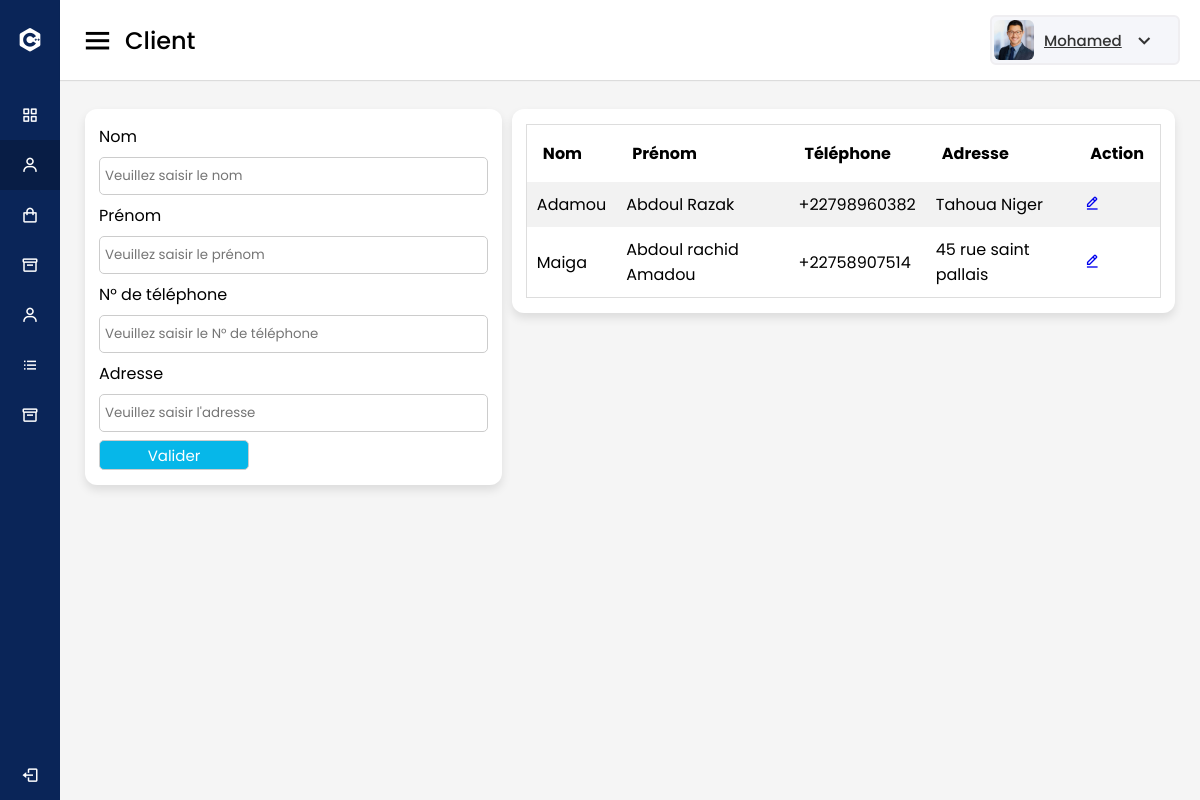
The app's page /vue/client.php with its own data.
### tables this page shows
CREATE TABLE `client` (
  `id` int(11) NOT NULL,
  `nom` varchar(30) NOT NULL,
  `prenom` varchar(30) NOT NULL,
  `telephone` varchar(30) NOT NULL,
  `adresse` varchar(50) NOT NULL
);

### model/function.php (called while the page is built, shortened)
<?php
function getClient($id = null)
{
    if (!empty($id)) {
        $sql = "SELECT * FROM client WHERE id=?";
        $req = $GLOBALS['connexion']->prepare($sql);
        $req->execute(array($id));
        return $req->fetch();
    } else {
        $sql = "SELECT * FROM client";
        $req = $GLOBALS['connexion']->prepare($sql);
        $req->execute();
        return $req->fetchAll();
    }
}

### vue/client.php (the view, shortened to what this page needs)
<?php
include 'entete.php';
?>
<div class="home-content">
    <div class="overview-boxes">
        <div class="box">
            <form action=" <?= !empty($_GET['id']) ?  "../model/modifClient.php" : "../model/ajoutClient.php" ?>" method="post">
                <label for="nom">Nom</label>
                <input value="<?= !empty($_GET['id']) ?  $client['nom'] : "" ?>" type="text" name="nom" id="nom" placeholder="Veuillez saisir le nom">
                <label for="prenom">Prénom</label>
                <input value="<?= !empty($_GET['id']) ?  $client['prenom'] : "" ?>" type="text" name="prenom" id="prenom" placeholder="Veuillez saisir le prénom">
                <label for="telephone">N° de téléphone</label>
                <input value="<?= !empty($_GET['id']) ?  $client['telephone'] : "" ?>" type="text" name="telephone" id="telephone" placeholder="Veuillez saisir le N° de téléphone">
                <label for="adresse">Adresse</label>
                <input value="<?= !empty($_GET['id']) ?  $client['adresse'] : "" ?>" type="text" name="adresse" id="adresse" placeholder="Veuillez saisir l'adresse">
                <button type="submit">Valider</button>
            </form>
        </div>
        <div class="box">
            <table class="mtable">
                <tr>
                    <th>Nom</th>
                    <th>Prénom</th>
                    <th>Téléphone</th>
                    <th>Adresse</th>
                    <th>Action</th>
                </tr>
                <?php
                $clients = getClient();
                if (!empty($clients) && is_array($clients)) {
                    foreach ($clients as $key => $value) {
                ?>
                        <tr>
                            <td><?= $value['nom'] ?></td>
                            <td><?= $value['prenom'] ?></td>
                            <td><?= $value['telephone'] ?></td>
                            <td><?= $value['adresse'] ?></td>
                            <td><a href="?id=<?= $value['id'] ?>"><i class='bx bx-edit-alt'></i></a></td>
                        </tr>
                <?php
                    }
                }
                ?>
            </table>
        </div>
    </div>
</div>
</section>
<?php
include 'pied.php';
?>

### public/css/style.css (style rules this page uses)
* { margin: 0; padding: 0; box-sizing: border-box; font-family: "Poppins", sans-serif; }
.home-section .home-content { position: relative; padding-top: 104px; }
.home-content .overview-boxes { display: flex; align-items: flex-start; justify-content: space-between; flex-wrap: nowrap; padding: 0 20px; margin-bottom: 26px; }
.overview-boxes .box { display: flex; align-items: center; justify-content: center; background: #fff; padding: 15px 14px; border-radius: 12px; box-shadow: 0 5px 10px rgba(0, 0, 0, 0.1); margin: 5px; }
input, textarea, select { margin-bottom: 10px; box-sizing: border-box; width: 100%; margin: 8px 0; padding: 8px 5px; border-radius: 5px; border: 1px solid #ccc; }
button { background-color: rgb(6, 183, 233); color: white; width: 150px; height: 30px; border: 1px solid #ccc; font-size: 15px; border-radius: 5px; }
label { display: block; }
form { width: 100%; }
table.mtable { width: 100%; border-collapse: collapse; width: 100%; border: 1px solid #ddd; }
th, td { text-align: left; padding: 16px; }
table.mtable tr:nth-child(even) { background: #f2f2f2; }
table.mtable td { padding: 10px; }

### records on screen
client: nom "Adamou", prenom "Abdoul Razak", telephone "+22798960382", adresse "Tahoua Niger"
client: nom "Maiga", prenom "Abdoul rachid Amadou", telephone "+22758907514", adresse "45 rue saint pallais"

### other values on screen
str_replace(".php", "", basename($_SERVER['PHP_SELF'])) "Client"
